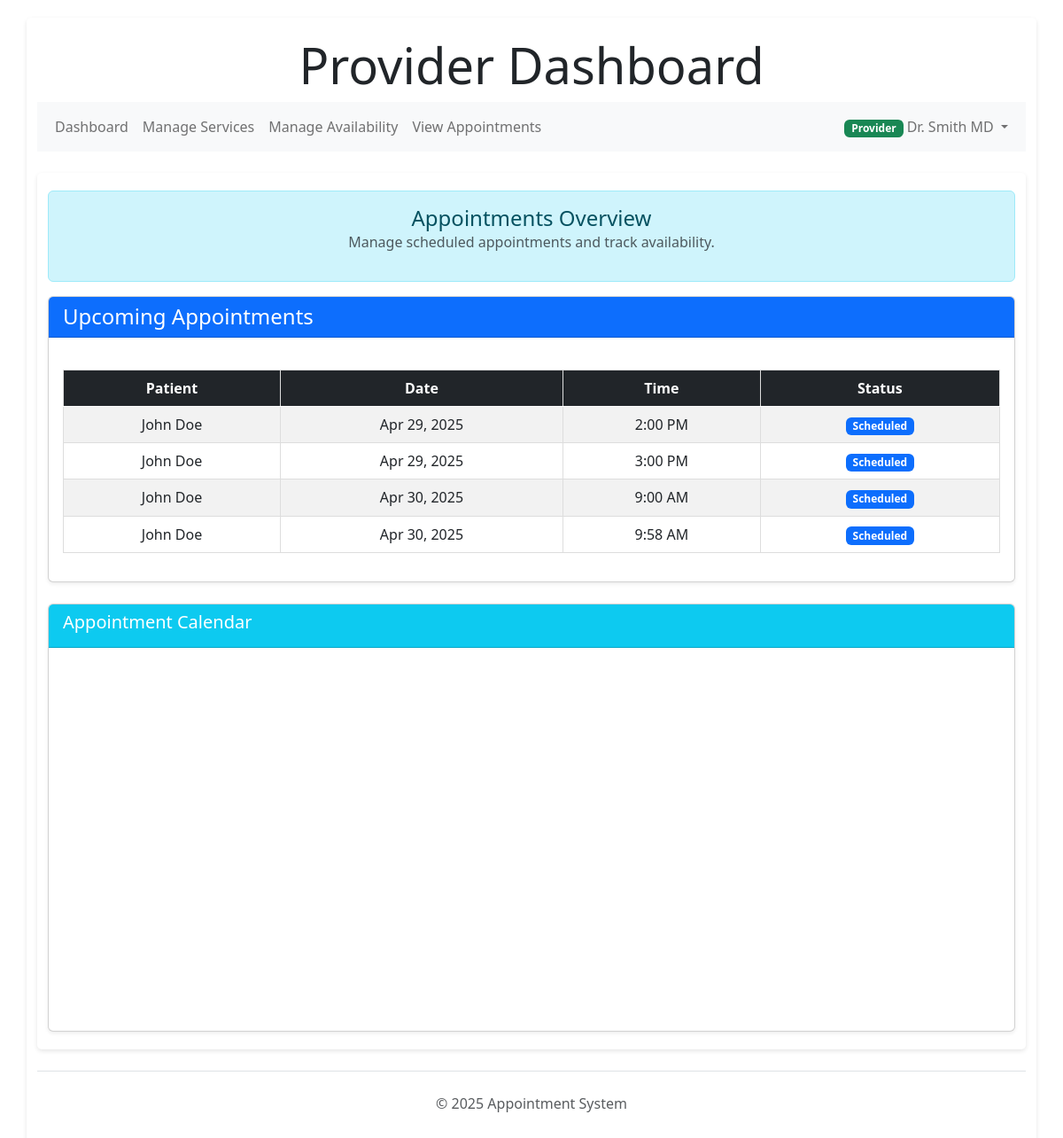
Screenshot of /index.php/provider/appointments (signed in) with the database file from the repository.
### tables this page shows
CREATE TABLE `appointments` (
  `appointment_id` int(11) PRIMARY KEY NOT NULL,
  `patient_id` int(11) NOT NULL,
  `provider_id` int(11) NOT NULL,
  `service_id` int(11) NOT NULL,
  `appointment_date` date NOT NULL,
  `start_time` time NOT NULL,
  `end_time` time NOT NULL,
  `status` ENUM ('scheduled', 'confirmed', 'completed', 'canceled', 'no_show') NOT NULL DEFAULT 'scheduled',
  `type` ENUM ('in_person', 'virtual', 'phone') NOT NULL DEFAULT 'in_person',
  `notes` text DEFAULT null,
  `reason` text DEFAULT null,
  `reminder_sent` tinyint(1) DEFAULT 0,
  `confirmed_at` datetime DEFAULT null,
  `canceled_at` datetime DEFAULT null,
  `created_at` datetime DEFAULT (current_timestamp()),
  `updated_at` datetime DEFAULT (current_timestamp())
);

### controllers/provider_controller.php (called while the page is built, shortened)
<?php
require_once MODEL_PATH . '/Provider.php';
class ProviderController {
    protected $providerModel;
    public function __construct() {
        $this->db = get_db();
        $this->providerModel = new Provider($this->db);
    }
    public function appointments() {
        $provider_id = $_SESSION['user_id'];
        $appointments = $this->providerModel->getBookedAppointments($provider_id);
        include VIEW_PATH . '/provider/appointments.php';
    }
}
?>

### public_html/bootstrap.php (called while the page is built, shortened)
<?php
function get_db() {
    static $db = null;
    if ($db === null) {
        if (defined('DB_HOST') && defined('DB_USER') && defined('DB_PASS') && defined('DB_NAME')) {
            $db = new mysqli(DB_HOST, DB_USER, DB_PASS, DB_NAME);
            $db->set_charset('utf8mb4');
        } else {
            throw new Exception("Database constants not defined");
        }
    }
    return $db;
}
return true;

### models/Provider.php (called while the page is built, shortened)
<?php
class Provider {
    private $db;
    public function __construct($db) {
        $this->db = $db;
    }
    public function getBookedAppointments($provider_id) {
        try {
            $stmt = $this->db->prepare("
                SELECT a.*,
                       u.first_name AS patient_first_name,
                       u.last_name AS patient_last_name,
                       CONCAT(u.first_name, ' ', u.last_name) AS patient_name,
                       s.name AS service_name
                FROM appointments a
                JOIN users u ON a.patient_id = u.user_id
                JOIN services s ON a.service_id = s.service_id
                WHERE a.provider_id = ?
                ORDER BY a.appointment_date, a.start_time
            ");
            $stmt->bind_param("i", $provider_id);
            $stmt->execute();
            $result = $stmt->get_result();
            return $result->fetch_all(MYSQLI_ASSOC) ?: [];
        } catch (Exception $e) {
            error_log("Error fetching provider appointments: " . $e->getMessage());
            return [];
        }
    }
}
?>

### views/provider/appointments.php (the view, shortened to what this page needs)
<?php include VIEW_PATH . '/partials/provider_header.php'; ?>
<div class="container mt-4">
    <div class="alert alert-info text-center">
        <h2 class="h4 mb-0">
            <i class="fas fa-calendar-alt text-primary"></i> Appointments Overview
        </h2>
        <p class="text-muted">Manage scheduled appointments and track availability.</p>
    </div>
    <div class="card shadow-sm">
        <div class="card-header bg-primary text-white">
            <h4 class="mb-0">Upcoming Appointments</h4>
        </div>
        <div class="card-body">
            <div class="table-responsive">
                <table class="table table-striped align-middle">
                    <thead class="table-dark">
                        <tr>
                            <th>Patient</th>
                            <th>Date</th>
                            <th>Time</th>
                            <th>Status</th>
                        </tr>
                    </thead>
                    <tbody>
                        <?php if (!empty($appointments)) : ?>
                            <?php foreach ($appointments as $appointment) : ?>
                                <tr>
                                    <td><?= htmlspecialchars($appointment['patient_name']) ?></td>
                                    <td><?= date('M d, Y', strtotime($appointment['appointment_date'])) ?></td>
                                    <td><?= date('g:i A', strtotime($appointment['start_time'])) ?></td>
                                    <td>
                                        <?php
                                            $statusClass = match($appointment['status']) {
                                                'scheduled' => 'primary',
                                                'confirmed' => 'success',
                                                'canceled' => 'danger',
                                                'completed' => 'info',
                                                'no_show' => 'warning',
                                                default => 'secondary'
                                            };
                                        ?>
                                        <span class="badge bg-<?= $statusClass ?>"><?= ucfirst(htmlspecialchars($appointment['status'])) ?></span>
                                    </td>
                                </tr>
                            <?php endforeach; ?>
                        <?php endif; ?>
                    </tbody>
                </table>
            </div>
        </div>
    </div>
    <div class="mt-4">
        <div class="card shadow-sm">
            <div class="card-header bg-info text-white">
                <h5>Appointment Calendar</h5>
            </div>
            <div class="card-body">
                <div id="calendar"></div>
            </div>
        </div>
    </div>
</div>
<link href="https://cdn.jsdelivr.net/npm/bootstrap@5.3.0/dist/css/bootstrap.min.css" rel="stylesheet">
<link href="https://cdn.jsdelivr.net/npm/fullcalendar@5.11.3/main.min.css" rel="stylesheet">
<?php include VIEW_PATH . '/partials/footer.php'; ?>

### public_html/css/style.css (style rules this page uses)
body { font-family: Arial, sans-serif; margin: 0; padding: 20px; background-color: #f5f5f5; line-height: 1.6; }
.container { max-width: 800px; margin: 0 auto; background: #ffffff; padding: 20px; border-radius: 5px; box-shadow: 0 2px 5px rgba(0,0,0,0.1); }
h1, h2 { text-align: center; color: #333; }
#calendar { margin-top: 20px; }
.table { margin-top: 20px; }
.table th { background-color: #007bff; color: white; }
.table td, .table th { text-align: center; }
.card-header { border-bottom: 0; }
.table { width: 100%; border-collapse: collapse; }
.table th, .table td { padding: 10px; border: 1px solid #ddd; }
#calendar { max-width: 800px; height: 400px; margin: auto; }

### views/partials/provider_header.php (style rules this page uses)
body { padding-top: 20px; padding-bottom: 20px; }

### rows the page displays
appointments: patient_name "John Doe", appointment_date "Apr 29, 2025", start_time "2:00 PM", status "Scheduled"
appointments: patient_name "John Doe", appointment_date "Apr 29, 2025", start_time "3:00 PM", status "Scheduled"
appointments: patient_name "John Doe", appointment_date "Apr 30, 2025", start_time "9:00 AM", status "Scheduled"
appointments: patient_name "John Doe", appointment_date "Apr 30, 2025", start_time "9:58 AM", status "Scheduled"

### other values shown
$_SESSION['name'] "Dr. Smith MD"
